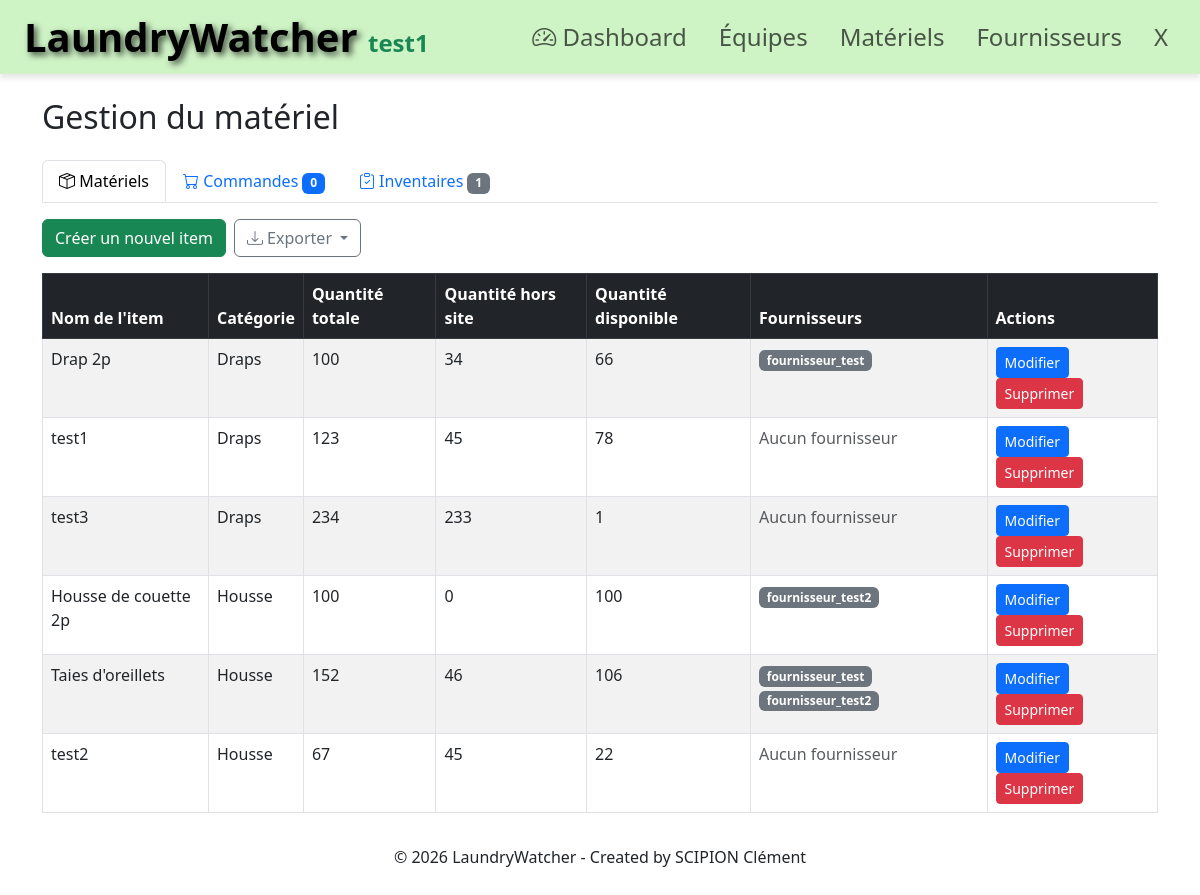
The page /supplies-management/ (signed in) on the database as committed earlier.
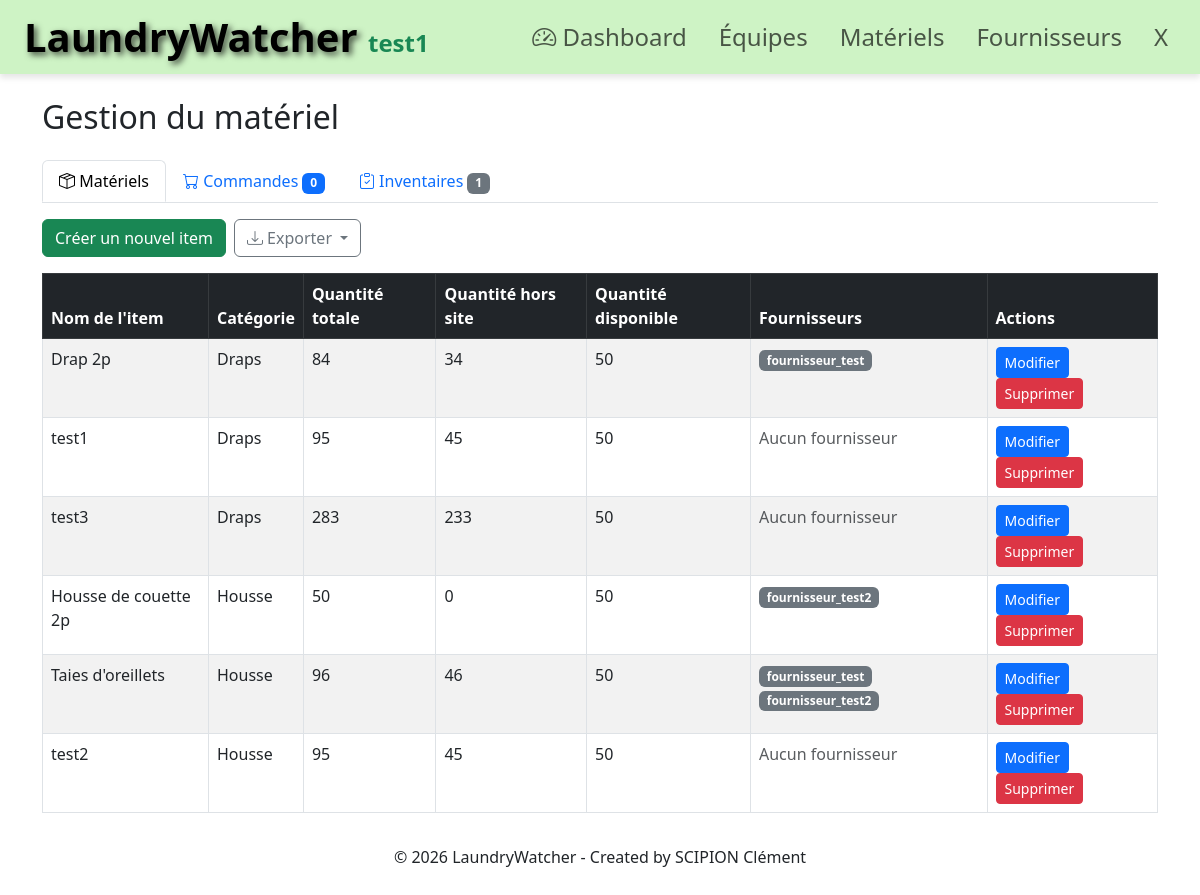
The same page on the database as committed later.
### authentication/models.py (models this page shows, shortened)
class User(AbstractUser):
    username = models.CharField(
        max_length=150,
        unique=True,
        validators=[UsernameWithSpacesValidator()],
        error_messages={
            'unique': "Un utilisateur avec ce nom existe déjà.",
        },
    )
    ADMIN = 'ADMIN'
    DIRECTOR = 'DIRECTOR'
    CREW = 'CREW'
    ROLE_CHOICES = [
        (ADMIN, 'Admin'),
        (DIRECTOR, 'Responsable'),
        (CREW, 'Équipe'),
    ]
    role = models.CharField(max_length=15, choices=ROLE_CHOICES, default=CREW)
    still_active = models.BooleanField(default=True)
    created_by = models.ForeignKey(
        settings.AUTH_USER_MODEL,
        on_delete=models.SET_NULL,
        null=True,
        blank=True,
        related_name='created_users'
    )
    revoked_by = models.ForeignKey(
        settings.AUTH_USER_MODEL,
        on_delete=models.SET_NULL,
        null=True,
        blank=True,
        related_name='revoked_users'
    )
    date_start_contract = models.DateField(
        null=True,
        blank=True,
        verbose_name="Date début contrat"
    )
    date_end_contract = models.DateField(
        null=True,
        blank=True,
        verbose_name="Date fin contrat"
    )
    class Meta:
        verbose_name = "Utilisateur"
        verbose_name_plural = "Utilisateurs"
        indexes = [
            models.Index(fields=['role'], name='user_role_idx'),
            models.Index(fields=['still_active'], name='user_active_idx'),
            models.Index(fields=['date_end_contract'], name='user_end_contract_idx'),
            models.Index(
                fields=['role', 'still_active'],
                name='user_role_active_idx'
            ),
            models.Index(
                fields=['role', 'date_end_contract'],
                name='user_role_contract_idx'
            ),
        ]

### supply/models.py (models this page shows, shortened)
class Item(models.Model):
    name = models.CharField(max_length=255)
    category = models.ForeignKey(
        ItemsCategory,
        on_delete=models.CASCADE,
        related_name='items'
    )
    suppliers = models.ManyToManyField(
        'supplier.Supplier',
        related_name='items',
        blank=True
    )
    total_quantity = models.PositiveIntegerField(default=0)
    outside_quantity = models.PositiveIntegerField(default=0)
    available_quantity = models.PositiveIntegerField(default=0)
    excess_quantity = models.PositiveIntegerField(
        default=0,
        help_text="Quantité excédentaire"
    )
    information = models.CharField(max_length=255, blank=True, null=True)
    created_by = models.ForeignKey(
        'authentication.User',
        on_delete=models.SET_NULL,
        null=True
    )
    is_available = models.BooleanField(default=True)
    created_at = models.DateTimeField(auto_now_add=True)
    updated_at = models.DateTimeField(auto_now=True)
    stock_entry_date = models.DateField(blank=True, null=True)
    last_inventory_quantity = models.PositiveIntegerField(
        default=0,
        help_text="Quantité lors du dernier inventaire"
    )
    last_inventory_date = models.DateTimeField(
        null=True,
        blank=True,
        help_text="Date du dernier inventaire"
    )
    class Meta:
        verbose_name = "Article"
        verbose_name_plural = "Articles"
        ordering = ['name']
        indexes = [
            models.Index(fields=['available_quantity'], name='item_avail_qty_idx'),
            models.Index(fields=['outside_quantity'], name='item_out_qty_idx'),
            models.Index(fields=['excess_quantity'], name='item_excess_qty_idx'),
            models.Index(fields=['is_available'], name='item_is_avail_idx'),
            models.Index(fields=['category', 'name'], name='item_cat_name_idx'),
            models.Index(fields=['-created_at'], name='item_created_idx'),
        ]

class ItemsCategory(models.Model):
    name = models.CharField(max_length=100, unique=True)
    class Meta:
        verbose_name_plural = "Categories"

### supplier/models.py (models this page shows, shortened)
class Supplier(models.Model):
    name = models.CharField(max_length=255)
    website = models.URLField(blank=True, null=True)
    contact_email = models.EmailField(blank=True, null=True)
    phone_number = models.CharField(max_length=20, blank=True, null=True)
    address = models.TextField(blank=True, null=True)
    other_details = models.TextField(blank=True, null=True)
    created_at = models.DateTimeField(auto_now_add=True)
    updated_at = models.DateTimeField(auto_now=True)
    associated_items = models.ManyToManyField(
        'supply.Item',
        related_name='supplier_set',
        blank=True
    )

### core/views.py (the view)
@login_required
def supplies_management(request):
    from supplier.models import Order
    from supply.models import Inventory
    from collections import defaultdict
    items = Item.objects.all().order_by('category__name', 'name')
    orders = Order.objects.select_related(
        'supplier', 'created_by'
    ).prefetch_related('order_items__item').all().order_by('-order_date')
    inventories = Inventory.objects.select_related(
        'created_by'
    ).prefetch_related('entries__item__category').all()
    items_by_category = defaultdict(list)
    available_items = Item.objects.filter(
        is_available=True
    ).select_related('category').order_by('category__name', 'name')
    for item in available_items:
        cat = item.category.name if item.category else "Sans catégorie"
        items_by_category[cat].append(item)
    pending_orders_count = orders.exclude(status='completed').count()
    context = {
        'items': items,
        'orders': orders,
        'inventories': inventories,
        'pending_orders_count': pending_orders_count,
        'items_by_category': dict(items_by_category),
    }
    return render(request, 'supplies_management.html', context)

### authentication/templatetags/auth_extras.py (called while the page is built)
@register.filter(name='has_group')
def has_group(user, group_name):
    if not user.is_authenticated:
        return False
    return user.groups.filter(name=group_name).exists()

### supplier/models.py (called while the page is built)
    @property
    def remaining_at_supplier(self):
        if self.received_quantity is None:
            return None
        return max(0, self.quantity - self.received_quantity)

### supply/models.py (called while the page is built)
    @property
    def total_counted(self):
        return self.counted_quantity + self.outside_quantity_snapshot

### core/templates/supplies_management.html (shortened to what this page needs)
{% extends 'base.html' %}
{% load static %}
{% load auth_extras %}
{% block content %}
<div class="container mt-4">
    <h2 class="mb-4">Gestion du matériel</h2>
    <ul class="nav nav-tabs mb-3" id="myTab" role="tablist">
        <li class="nav-item" role="presentation">
            <button class="nav-link active" id="items-tab" data-bs-toggle="tab" data-bs-target="#items" type="button" role="tab" aria-controls="items" aria-selected="true">
                <i class="bi bi-box-seam"></i> Matériels
            </button>
        </li>
        <li class="nav-item" role="presentation">
            <button class="nav-link" id="orders-tab" data-bs-toggle="tab" data-bs-target="#orders" type="button" role="tab" aria-controls="orders" aria-selected="false">
                <i class="bi bi-cart"></i> Commandes
                <span class="badge bg-primary">{{ pending_orders_count }}</span>
            </button>
        </li>
        <li class="nav-item" role="presentation">
            <button class="nav-link" id="inventories-tab" data-bs-toggle="tab" data-bs-target="#inventories" type="button" role="tab" aria-controls="inventories" aria-selected="false">
                <i class="bi bi-clipboard-check"></i> Inventaires
                <span class="badge bg-secondary">{{ inventories|length }}</span>
            </button>
        </li>
    </ul>
    <div class="tab-content" id="myTabContent">
        <div class="tab-pane fade show active" id="items" role="tabpanel" aria-labelledby="items-tab">
            <div class="mb-3 d-flex flex-wrap gap-2 align-items-center">
                {% if user|has_group:"Admin" or user|has_group:"Responsable" %}
                <a href="{% url 'create_item' %}" class="btn btn-success">Créer un nouvel item</a>
                {% endif %}
                <div class="dropdown">
                    <button class="btn btn-outline-secondary dropdown-toggle" type="button" data-bs-toggle="dropdown">
                        <i class="bi bi-download"></i> Exporter
                    </button>
                </div>
            </div>
            <div class="table-responsive">
                <table class="table table-striped table-bordered">
                    <thead class="table-dark">
                        <tr>
                            <th>Nom de l'item</th>
                            <th>Catégorie</th>
                            <th>Quantité totale</th>
                            <th>Quantité hors site</th>
                            <th>Quantité disponible</th>
                            <th>Fournisseurs</th>
                            <th>Actions</th>
                        </tr>
                    </thead>
                    <tbody>
                        {% for item in items %}
                        <tr class="clickable-row" style="cursor: pointer;" data-modal-id="itemDetailModal{{ item.id }}">
                            <td>{{ item.name }}</td>
                            <td>{{ item.category.name }}</td>
                            <td>{{ item.total_quantity }}</td>
                            <td>{{ item.outside_quantity }}</td>
                            <td>{{ item.available_quantity }}</td>
                            <td>
                                {% for supplier in item.suppliers.all %}
                                    <span class="badge bg-secondary">{{ supplier.name }}</span>
                                {% empty %}
                                    <span class="text-muted">Aucun fournisseur</span>
                                {% endfor %}
                            </td>
                            <td onclick="event.stopPropagation();">
                                {% if user|has_group:"Admin" or user|has_group:"Responsable" %}
                                <a href="{% url 'change_item' item_id=item.id %}" class="btn btn-sm btn-primary" onclick="event.stopPropagation();">Modifier</a>
                                <button type="button" class="btn btn-sm btn-danger"
                                        data-bs-toggle="modal"
                                        data-bs-target="#deleteModal{{ item.id }}"
                                        data-itemname="{{ item.name }}"
                                        onclick="event.stopPropagation();">
                                    Supprimer
                                </button>
                                {% endif %}
                            </td>
                        </tr>
                        {% endfor %}
                    </tbody>
                </table>
            </div>
        </div>
    </div>
</div>
{% endblock %}

### LaundryWatcher/templates/base.html (shortened to what this page needs)
{% load static %}
{% load auth_extras %}
<!DOCTYPE html>
<html lang="fr">
<head>
    <link href="https://cdn.jsdelivr.net/npm/bootstrap@5.3.0/dist/css/bootstrap.min.css" rel="stylesheet">
    <link rel="stylesheet" href="https://cdn.jsdelivr.net/npm/bootstrap-icons@1.11.0/font/bootstrap-icons.css">
    <link rel="stylesheet" href="{% static 'css/styles.css' %}">
</head>
<body>
    {% if user.is_authenticated %}
    <nav class="navbar navbar-expand-lg navbar-light sticky-top shadows-sm py-2"
        style="background-color: rgb(206, 243, 197); box-shadow: 0 4px 6px rgba(0, 0, 0, 0.1);">
        <div class="container-fluid px-4">
            {% if request.user|has_group:"Admin" or request.user|has_group:"Responsable" %}
            <a class="navbar-brand d-none d-lg-block" href="{% url 'dashboard' %}">
            {% else %}
            <a class="navbar-brand d-none d-lg-block" href="{% url 'home' %}">
            {% endif %}
                <h1 class="display-6 fw-bolder text-black mb-0"
                style="text-shadow: 3px 3px 6px rgba(0, 0, 0, 0.7);">
                LaundryWatcher
                <span class="text-success fs-4 mb-0" style="text-shadow: none;">{{ user.username }}</span>
                </h1>
            </a>
                <div class="collapse navbar-collapse justify-content-end" id="navbarNav">
                    <div class="navbar-nav fs-4 gap-3 text-end text-lg-start">
                        {% if request.user|has_group:"Admin" or request.user|has_group:"Responsable" %}
                        <a class="nav-link" {% if request.resolver_match.url_name == 'dashboard' %}active fw-bold{%endif %} href="{% url 'dashboard' %}">
                            <i class="bi bi-speedometer2"></i> Dashboard
                        </a>
                        <a class="nav-link" {% if request.resolver_match.url_name == 'staff-management' %}active fw-bold{%endif %} href="{% url 'staff_management' %}">Équipes</a>
                        {% endif %}
                        <a class="nav-link" {% if request.resolver_match.url_name == 'supplies-management' %}active fw-bold{%endif %} href="{% url 'supplies_management' %}">Matériels</a>
                        <a class="nav-link" {% if request.resolver_match.url_name == 'suppliers-management' %}active fw-bold{%endif %} href="{% url 'suppliers_management' %}">Fournisseurs</a>
                        <button type="button" class="nav-link bg-transparent border-0"
                                data-bs-toggle="modal"
                                data-bs-target="#logoutModal"
                                style="cursor: pointer;">X</button>
                    </div>
        </div>
    </nav>
    {% endif %}
    <main>
        {% block content %}
        {% endblock %}
    </main>
    <footer>
        <p>&copy; 2026 LaundryWatcher - Created by SCIPION Clément</p>
    </footer>
</body>
</html>

### supply/templates/partials/modal_item_detail.html (shortened to what this page needs)
{% load static %}
{% load auth_extras %}

### supply/templates/partials/modal_deleteItemConfirm_snippet.html (shortened to what this page needs)
{% load static %}

### authentication/templates/partials/modal_deconnection.html (shortened to what this page needs)
{% load static %}

### LaundryWatcher/templates/base.html (style rules this page uses)
body { min-height: 100vh; display: flex; flex-direction: column; }
main { flex: 1; }
footer { margin-top: auto; padding: 1rem 0; text-align: center; }

Rows that differ between the two databases and show on the page:
changed Item "Drap 2p": total_quantity "100" → "84"; available_quantity "66" → "50"
changed Item "test1": total_quantity "123" → "95"; available_quantity "78" → "50"
changed Item "test3": total_quantity "234" → "283"; available_quantity "1" → "50"
changed Item "Housse de couette 2p": total_quantity "100" → "50"; available_quantity "100" → "50"
changed Item "Taies d'oreillets": total_quantity "152" → "96"; available_quantity "106" → "50"
changed Item "test2": total_quantity "67" → "95"; available_quantity "22" → "50"
